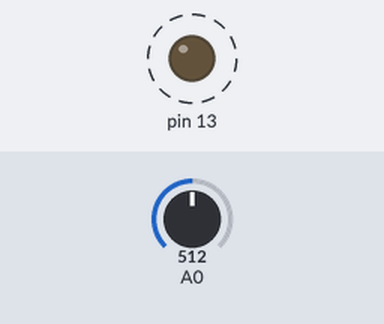
This sketch was run on a simulated Arduino Uno, built with avr-gcc and run on an emulated ATmega328P. On the bench: output pins drawn as LEDs (lit = HIGH). Dashed ring = blinking. Inputs (shaded band) come from the test bench; at power-on: A0 = 512.

Above: at 1.8 s.
1.9 s: A0 set to 0
At 3.0 s:
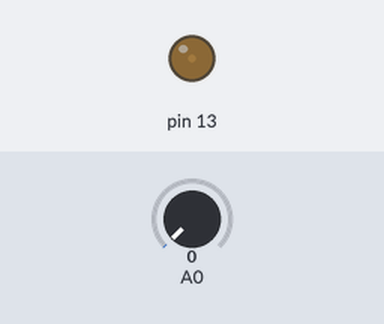
3.6 s: A0 set to 122
At 3.9 s:
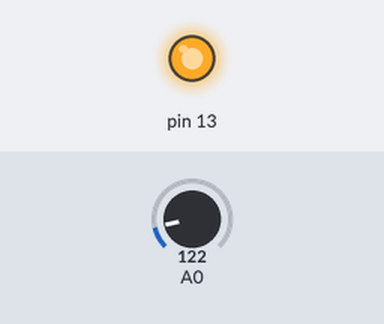
Timing chart, 0 to 13.1 s (numbered marks = the images above; inputs shaded):
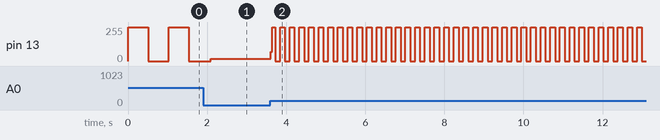

The sketch:

sketch.ino
```cpp
void setup() {
  pinMode(13, OUTPUT);
  pinMode(A0, INPUT);
}

void loop() {
  int time = analogRead(A0);
  digitalWrite(13, HIGH);
  delay(time);
  digitalWrite(13, LOW);
  delay(time);

}
```

Measured:
- after the input at 3.6 s, pin 13: 16/255 → 68/255 at once, then moves between 0/255 and 255/255, repeating every 0.24 s
- by itself, pin 13: alternates 255/255 for 0.51 s and 0/255 for 0.51 s
